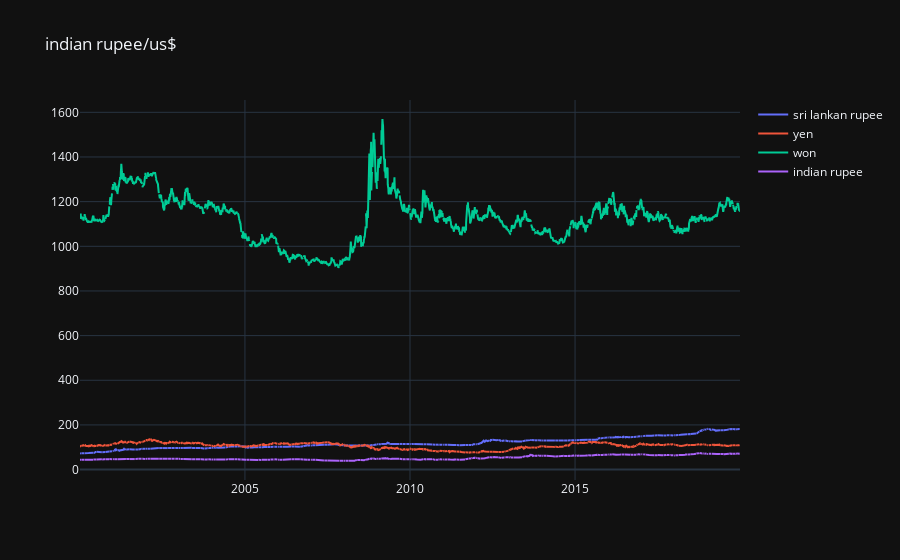

The code cell stored with this chart in its notebook:
### Code cell
temp = df.loc[:,select_currency]
data = [go.Scatter(
    x = temp.index,
    y = temp[currency],
    mode = 'lines',
    name = currency
)for currency in select_currency]

layout = go.Layout(
    title = '{0}/us$'.format(currency),
    template = 'plotly_dark'
)
fig = go.Figure(data=data,layout=layout)
plo.iplot(fig)

### Figure 1 — Plotly figure (JSON) as saved in the notebook; plotly's stock layout.template omitted (floating-point values rounded to 4 significant figures; data arrays with more than 128 entries replaced by an {"elided": "..."} marker saying what was removed)
{"data": [{"mode": "lines", "name": "sri lankan rupee", "type": "scatter", "x": {"elided": "5217 str values"}, "y": {"elided": "5217 str values"}}, {"mode": "lines", "name": "yen", "type": "scatter", "x": {"elided": "5217 str values"}, "y": {"elided": "5217 str values"}}, {"mode": "lines", "name": "won", "type": "scatter", "x": {"elided": "5217 str values"}, "y": {"elided": "5217 str values"}}, {"mode": "lines", "name": "indian rupee", "type": "scatter", "x": {"elided": "5217 str values"}, "y": {"elided": "5217 str values"}}], "layout": {"title": {"text": "indian rupee/us$"}}}
